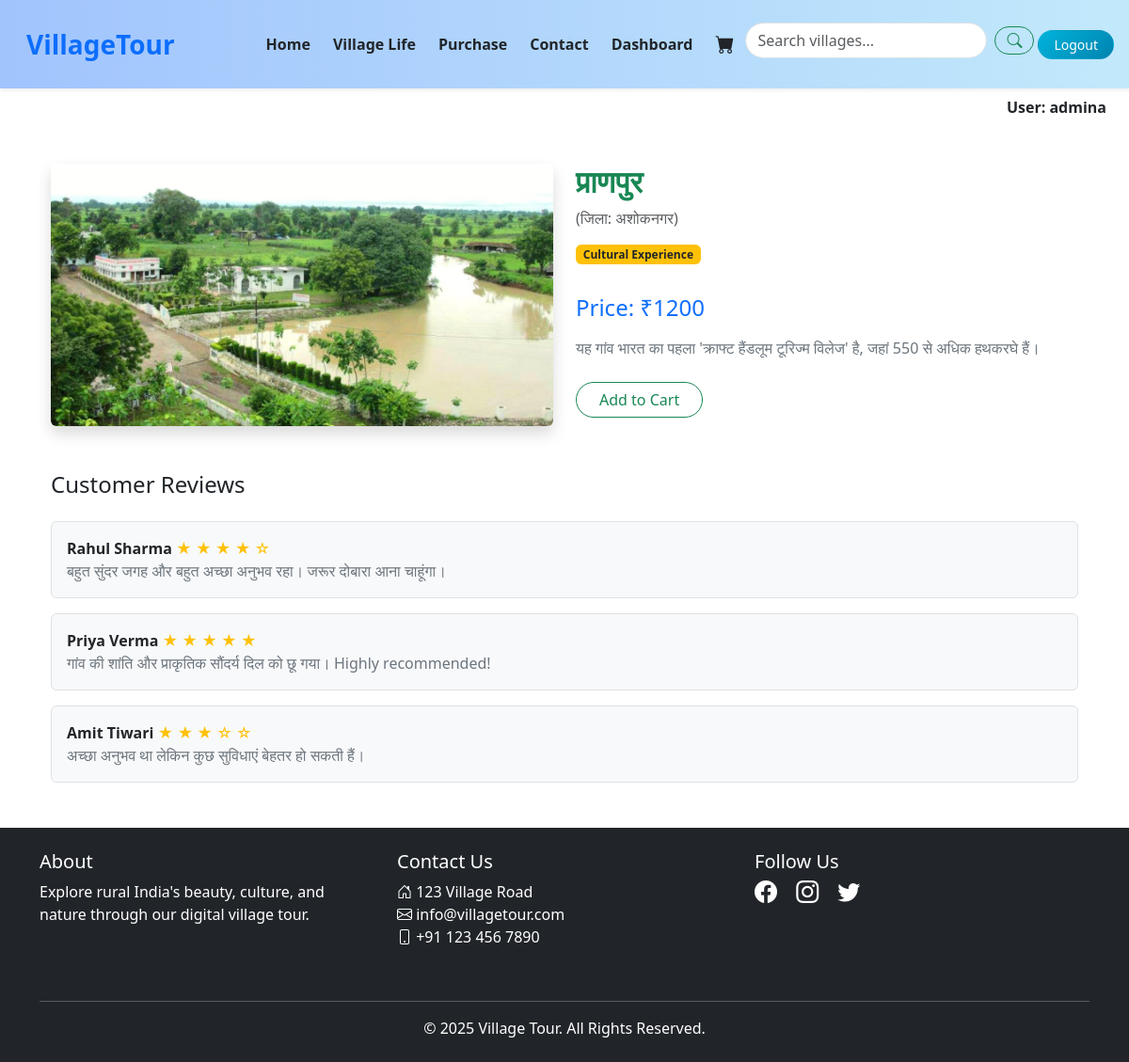
/village1/1/1/, run on the app's committed database.
### myvillageapp/models.py (models this page shows, shortened)
class User(models.Model):
    profile_pic = models.ImageField(upload_to='profile_pics/', default='default.jpeg/*', blank=True)
    username = models.CharField(max_length=100)
    email = models.EmailField(unique=True)
    password = models.CharField(max_length=100)
    phone = models.IntegerField()

class Village(models.Model):
    name = models.CharField(max_length=100)
    district = models.CharField(max_length=100)
    price = models.CharField(max_length=100)
    description = models.TextField()
    image = models.ImageField(upload_to='villages/')
    distance = models.CharField(max_length=100)
    category = models.CharField(max_length=100)

### myvillageapp/views.py (the view)
# urls.py: path('village1/<int:pk>/<int:it>/', views.village_detail1, name='village_detail1'),
def village_detail1(request, pk, it):
    user = User.objects.get(id=pk)
    databreak = {
        'id': user.id,
        'username': user.username,
        'email': user.email,
        'password': user.password,
        'phone': user.phone,
        'profile_image': user.profile_pic
    }
    village = get_object_or_404(Village, pk=it)
    return render(request, 'village_detail.html', {'village': village, 'user': databreak})

### myvillageapp/templates/village_detail.html
{% extends 'common.html' %}
{% load static %}
{% block content %}
<div class="container my-5">
  <div class="row g-4">
    <div class="col-md-6">
      <img src="{{ village.image.url }}" class="img-fluid rounded shadow" alt="{{ village.name }}">
    </div>
    <div class="col-md-6">
      <h2 class="text-success fw-bold">{{ village.name }}</h2>
      <p class="text-muted">(जिला: {{ village.district }})</p>
      <span class="badge bg-warning text-dark mb-3">{{ village.category }}</span>
      <h4 class="text-primary mt-3">Price: {{ village.price }}</h4>
      <p class="mt-3 text-secondary">{{ village.description }}</p>
      <div class="d-flex gap-2 mt-4">
        {% if user.id %}
          <a href="{% url 'addcard1' pk=user.id it=village.id %}" class="btn btn-outline-success rounded-pill px-4">Add to Cart</a>
        {% else %}
          <a href="{% url 'addcard' it=village.id %}" class="btn btn-outline-success rounded-pill px-4">Add to Cart</a>
        {% endif %}
      </div>
    </div>
  </div>
  <div class="mt-5">
    <h4 class="text-dark mb-4">Customer Reviews</h4>
    <div class="border rounded p-3 mb-3 bg-light">
      <strong>Rahul Sharma</strong>
      <span class="text-warning">★ ★ ★ ★ ☆</span>
      <p class="text-secondary mb-0">बहुत सुंदर जगह और बहुत अच्छा अनुभव रहा। जरूर दोबारा आना चाहूंगा।</p>
    </div>
    <div class="border rounded p-3 mb-3 bg-light">
      <strong>Priya Verma</strong>
      <span class="text-warning">★ ★ ★ ★ ★</span>
      <p class="text-secondary mb-0">गांव की शांति और प्राकृतिक सौंदर्य दिल को छू गया। Highly recommended!</p>
    </div>
    <div class="border rounded p-3 mb-3 bg-light">
      <strong>Amit Tiwari</strong>
      <span class="text-warning">★ ★ ★ ☆ ☆</span>
      <p class="text-secondary mb-0">अच्छा अनुभव था लेकिन कुछ सुविधाएं बेहतर हो सकती हैं।</p>
    </div>
  </div>
</div>
{% endblock %}

### myvillageapp/templates/common.html (shortened to what this page needs)
{% load static %}
{% block css %}
  <link rel="stylesheet" href="{% static 'css/common.css' %}">
{% endblock css %}
<!DOCTYPE html>
<html lang="en">
<head>
  <link href="https://cdn.jsdelivr.net/npm/bootstrap@5.3.3/dist/css/bootstrap.min.css" rel="stylesheet">
  <link href="https://cdn.jsdelivr.net/npm/bootstrap-icons/font/bootstrap-icons.css" rel="stylesheet">
</head>
<body>
<nav class="navbar navbar-expand-lg navbar-light bg-white shadow-sm py-3 sticky-top" style="backdrop-filter: blur(10px); background: linear-gradient(to right, #a1c4fd, #c2e9fb);">
  <div class="container-fluid">
    <a class="navbar-brand fw-bold text-primary fs-3 ms-3" href="#">VillageTour</a>
    <div class="collapse navbar-collapse" id="mainNavbar">
      <ul class="navbar-nav ms-auto align-items-lg-center mb-2 mb-lg-0">
        {% if user.id %}
          <li class="nav-item mx-1">
            <a class="nav-link fw-semibold text-dark" href="{% url 'village_list1' pk=user.id %}">Home</a>
          </li>
          <li class="nav-item mx-1">
            <a class="nav-link fw-semibold text-dark" href="{% url 'village_life1' pk=user.id %}">Village Life</a>
          </li>
          <li class="nav-item mx-1">
            <a class="nav-link fw-semibold text-dark" href="{% url 'Purchase1' pk=user.id %}">Purchase</a>
          </li>
          <li class="nav-item mx-1">
            <a class="nav-link fw-semibold text-dark" href="{% url 'contact1' pk=user.id %}">Contact</a>
          </li>
          <li class="nav-item mx-1">
            <a class="nav-link fw-semibold text-dark" href="{% url 'dashboard1' pk=user.id %}">Dashboard</a>
          </li>
          <li class="nav-item mx-1">
            <a class="nav-link text-dark" href="{% url 'showcart1' pk=user.id %}"><i class="bi bi-cart-fill fs-5"></i></a>
          </li>
          <form action="{% url 'village_list' %}" class="d-flex align-items-center mt-2" role="search">
          <input type="text" name="q" class="form-control me-2 rounded-pill" placeholder="Search villages..." aria-label="Search">
          <button class="btn btn-outline-success rounded-pill" type="submit">
            <i class="bi bi-search"></i>
          </button>
        </form>
          <li class="nav-item mx-1">
            <a class="btn btn-gradient-primary rounded-pill px-3 btn-sm" href="{% url 'village_list' %}">Logout</a>
          </li>
        {% endif %}
      </ul>
    </div>
  </div>
</nav>
{% if user.id %}
<div class="text-end pe-4 mt-2 d-none d-lg-block">
  <span class="fw-bold text-dark">User: {{ user.username }}</span>
</div>
{% endif %}
<div class="container my-4">
  {% block content %}{% endblock %}
</div>
<footer class="bg-dark text-white py-4 mt-5">
  <div class="container">
    <div class="row">
      <div class="col-md-4 mb-3">
        <h5><a href="{% url 'about' %}" class="text-white text-decoration-none">About</a></h5>
        <p>Explore rural India's beauty, culture, and nature through our digital village tour.</p>
      </div>
      <div class="col-md-4 mb-3">
        <h5>Contact Us</h5>
        <ul class="list-unstyled">
          <li><i class="bi bi-house-door"></i> 123 Village Road</li>
          <li><i class="bi bi-envelope"></i> info@villagetour.com</li>
          <li><i class="bi bi-phone"></i> +91 123 456 7890</li>
        </ul>
      </div>
      <div class="col-md-4 mb-3">
        <h5>Follow Us</h5>
        <div>
          <a href="https://facebook.com" class="text-white me-3"><i class="bi bi-facebook fs-4"></i></a>
          <a href="https://instagram.com" class="text-white me-3"><i class="bi bi-instagram fs-4"></i></a>
          <a href="https://twitter.com" class="text-white"><i class="bi bi-twitter fs-4"></i></a>
        </div>
      </div>
    </div>
    <hr class="border-light mt-4">
    <div class="text-center">
      &copy; 2025 Village Tour. All Rights Reserved.
    </div>
  </div>
</footer>
</body>
</html>

### myvillageapp/templates/common.html (style rules this page uses)
.btn-gradient-primary { background: linear-gradient(135deg, #00b4db, #0083b0); color: white; transition: all 0.3s ease-in-out; }

### data on the page
User: username "admina"
Village: image (picture), name "प्राणपुर", district "अशोकनगर", category "Cultural Experience", price "₹1200", description "यह गांव भारत का पहला 'क्राफ्ट हैंडलूम टूरिज्म विलेज' है, जहां 550 से अधिक हथकरघे हैं।"
